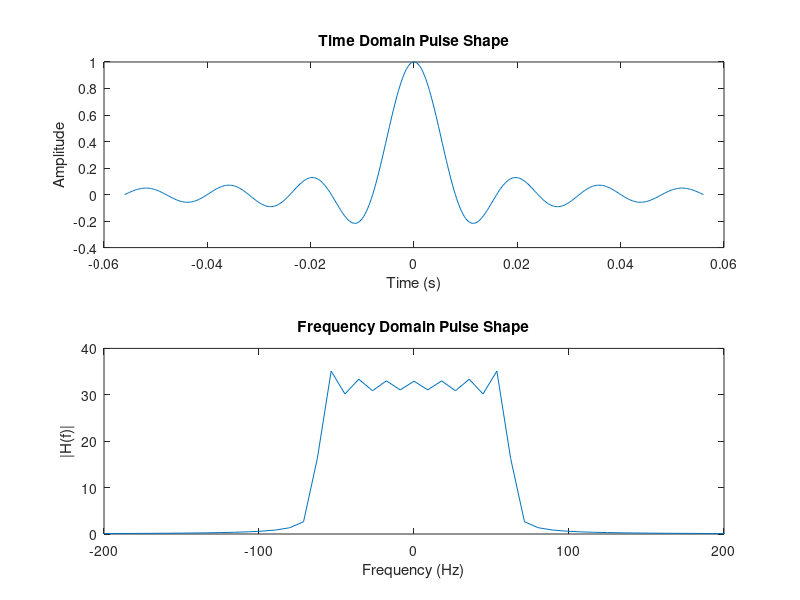
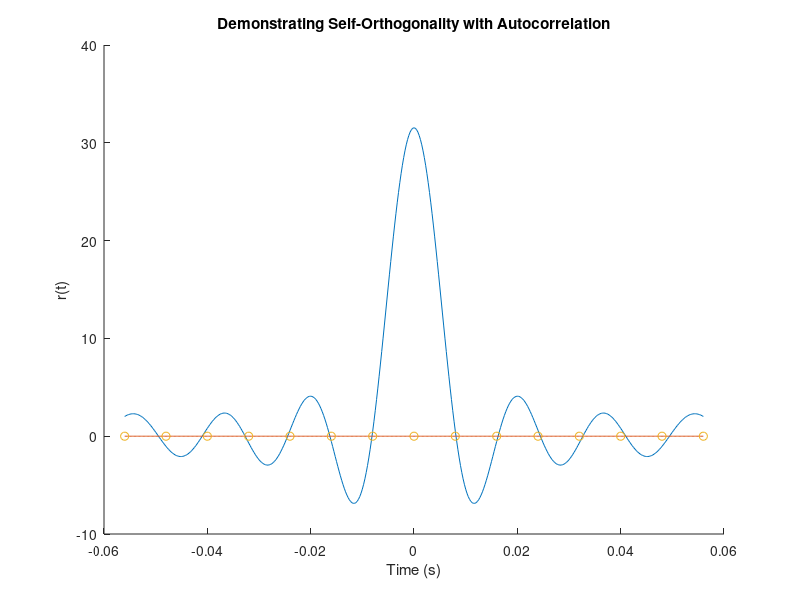
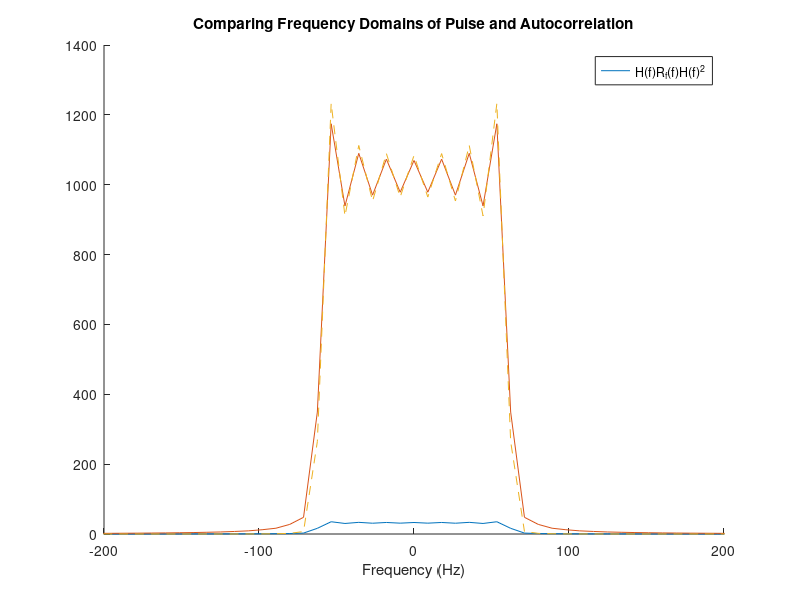
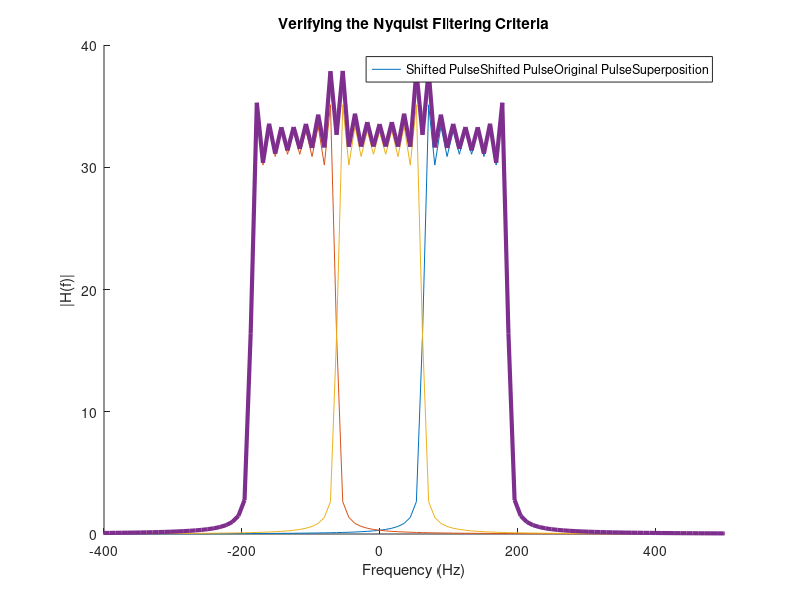

Write MATLAB code to recreate these figures, in order. (Note: this script raises an error after producing the figures.)
%% Digital Communications Case Study
% This script includes code and instructions for the digital communications
% case study for ESE 351

% Created by Ethan Cuka for the McKelvey School of Engineering at
% Washington University in St. Louis
% Last updated: 7/8/2020

close all; %Terminate existing figure dialogs

%% Section 1: Pulse Design
% In this section you will construct a pulse shape for sending messages via
% a Pulse Amplitude Modulation system. You can do this in a number of
% ways:
%  - Construct your pulse in the time domain and determine its fourier
%    transform using fft()
%  - Construct your pulse's fourier transform and determine its time domain
%    representation using ifft()
%  - Construct both representations seperately.
% Some starter code has been written for any approach, but feel free to
% erase or rewrite it as necessary.

%% Time Domain Design
% By default, sample rate is set to 1 kHz and symbol rate is set to 1/8
% kHz. This means that every 8/1000 seconds, the transmitter will send
% another pulse. It does not necessarily mean the previous pulse will have
% finished yet: your pulse will probably be longer than the symbol period.

% For best results, ensure that symbol period is an integer multiple of
% sample period.

Tsamp = 1/4000;            % Sample period - the time between each sample.
Tsymb = 8/1000;            % Symbol period - the time between each symbol
symbolLength = Tsymb/Tsamp;% The duration, in samples, of each symbol

truncate = 7;              % Your pulse will probably be longer than a 
                           % single symbol period. This determines how many
                           % symbols into the past and future to cut it 
                           % off.
                           
t = (-truncate*Tsymb:Tsamp:truncate*Tsymb); %Generate time vector


% For simplicity, we will use a truncated sinc function as our pulse shape.
% An Rcos pulse would work better, but most students will likely use a sinc
% function.
time_pulse = sinc(t/Tsymb); %Your function here.

%% Frequency Domain Design
% You may find the fft() and fftshift() functions useful.
fsamp = 1/Tsamp;    %Frequency resolution
fsymb = 1/Tsymb;    %Frequency range of symbol

% This chunk generates a frequency range that you may find useful.
L = length(t);          % Define signal length
f = fsamp*(0:(L/2))/L;  % Define Frequency range
f =[-flip(f), f];       % Construct 2-sided frequency axis
f(length(f)/2) = [];    % Remove duplicate 0


frequency_pulse = abs(fftshift(fft(time_pulse))); %Your function here

%% Section 2: Analysis

%%% Pulse Shaping Design Notes
% Plot your pulse shape in both the time domain and frequency domain.
% Recall that two of the goals of pulse shaping are to construct a pulse
% which:
% - Occupies a narrow range in the frequency domain
% - Occupies a short duration in the time domain
% How well did your pulse shape accomplish both goals? What challenges and
% trade-offs did you experience?

figure;
hold on;
subplot(2,1,1)
plot(t,time_pulse)
title("Time Domain Pulse Shape")
xlabel("Time (s)")
ylabel("Amplitude")
subplot(2,1,2)
plot(f,frequency_pulse)
xlim([-200 200])
title("Frequency Domain Pulse Shape")
xlabel("Frequency (Hz)")
ylabel("|H(f)|")
hold off;

% The chosen pulse shape looks pretty good! While it is somewhat lengthy in
% the time domain, and there is some rolloff in the frequency domain, it
% occupies a fairly reasonable bandwidth, and we truncate it to keep it
% from becoming too lengthy. We can reduce the rolloff and increase
% resolution in the frequency domain by increasing the truncate length.
% This reveals one of our core trade-offs: a pulse that is short in the
% time domain will be wider in the frequency domain.

%%% Autocorrelation and Orthogonality
% Compute and plot the autocorrelation function of your pulse shape in the
% time domain. At which points, if any, is it zero? What does that tell you
% about the orthogonality of your pulse with a time-delayed version of
% itself? Record your observations in your writeup.

autocorrelation = conv(time_pulse, time_pulse, 'same');
figure;
hold on;
plot(t,autocorrelation)
plot(t,zeros(size(t)))
markers = t(1:symbolLength:end);
plot(markers, zeros(size(markers)), 'o')
title("Demonstrating Self-Orthogonality with Autocorrelation")
xlabel("Time (s)")
ylabel("r(t)")
hold off;

% Examining the plot, we can see that the autocorrelation function is zero
% at integer multiples of Tsymb. This suggests that the function is
% orthogonal to version of itself delayed or advanced by a symbol period.
% Therefore, we can use this pulse shape and our receiver will be able to
% seperate out each symbol from the one before and after it.

%%% Fourier Transform of the Autocorrelation
% Remember that convolution in the time domain is equivalent to
% multiplication in the frequency domain. Determine the fourier transform
% of the autocorrelation function and compare it to the fourier transform
% of your pulse shape. Plot them below and record your observations in your
% writeup.

autocorrelation_fft = abs(fftshift(fft(autocorrelation)));
figure;
hold on;
plot(f,frequency_pulse)
plot(f,autocorrelation_fft)
plot(f,frequency_pulse.^2, '--')
title("Comparing Frequency Domains of Pulse and Autocorrelation")
xlim([-200 200])
xlabel("Frequency (Hz)")
legend(["H(f)", "R_f(f)", "H(f)^2"])
hold off;

% From this plot, we can see that the autocorrelation plot's frequency
% domain representation is approximately equal to the square of the pulse
% shape's frequency domain representation. This is because the
% autocorrelation function is essentially the pulse convoluted with itself,
% and convolution in the time domain is equivalent to multiplication in the
% frequency domain.


%%% The Nyquist Filtering Criteria
% Consider the fourier transform of your pulse shape. Plot the fourier
% transform alongside several copies of it shifted by integer multiples of
% fsymb. Take the superposition of all these plots and comment on the
% results. What does that tell you about the presence of inter-symbol
% interference in your pulse shape? Record your observations in your
% writeup.
shift = round(L*fsymb/fsamp);
fft_advance = [zeros(1,shift) frequency_pulse(1:end-shift)]; 
fft_delay = [frequency_pulse(shift+1:end) zeros(1,shift)] ;
figure;
hold on;
plot(f,fft_advance)
plot(f,fft_delay)
plot(f,frequency_pulse)
plot(f,fft_advance+fft_delay+frequency_pulse, 'LineWidth',3)
legend(["Shifted Pulse", "Shifted Pulse", "Original Pulse", "Superposition"])
title("Verifying the Nyquist Filtering Criteria")
xlim([-400 500])
xlabel("Frequency (Hz)")
ylabel("|H(f)|")
hold off;

% From this plot, we can see that our pulse approximately satisfies the
% Nyquist Filtering Criteria. While the jaggedness of our pulse-shape
% causes some issues, we might presume that in continuous time our pulse
% would more closely approximate the desired constant value.

%% Section 3: Sending Messages
% Use the encode() function to convert a message of your choice into a
% digital signal using a binary Pulse Amplitude Modulation scheme. Plot the
% resulting signal. Use the decode() function to convert the resulting
% signal back into a message. Was your message sent correctly? Change the
% amount of noise in the transmitter. How does increasing or decreasing the
% noise affect transmission? Record your observations in your writeup.

message = "The quick brown fox jumped over the lazy dog";
noise = 1;             % Change this to modify the amount of noise
enablePlotting = true; % Turn this on to see some of the intermittent 
                        % steps of the encoding and decoding process

r = encode(message, time_pulse, Tsamp, Tsymb, enablePlotting);          % Encode message
r = r + normrnd(0,noise,size(r)) ;                                      % Add noise
received_message = decode(r, time_pulse, Tsamp, Tsymb, enablePlotting); % Decode message

disp(received_message)

% Our message is sent without error! However, when we start to introduce
% noise, the accuracy of our message falls drastically - characters start
% to get entirely replaced.

% We can compensate for this by increasing the amplitude of our pulse. 
%% Section 4: Optional Extension

%%% Optional Extension: Transmission and Reception
% Send your pulse shape, encoded message, sample rate, and symbol rate to
% another student in the class and ask them to decode your message. Have
% them do the same to you. Did their pulse shape successfully transmit the
% message to you? Does the pulse shape have the desired characteristics?
% (Short duration, narrow frequency representation, orthogonal to
% time-delayed versions of itself?) Record your observations in your writeup.

%%% Optional Extension: Match Filters
% Examine the encode and decode functions included in the case study. Come
% up with an explanation for how each of them works in your own words.
% Record your observations in your writeup.

%%% Optional Extension: Carrier Waves
% Use element-wise multiplication to multiply your pulse shape by a
% high-frequency cosine wave. Examine the fourier transform of the
% resulting waveform. How has it changed? Multiply it a second time with
% the same cosine wave and examine the resulting fourier transform. How
% this might this effect be used to ensure that different signals
% transmitted at the same time do not interfere with one another? Record
% your observations in your writeup.

%Generate carrier wave
carrier_frequency = 400;
carrier = cos(carrier_frequency*2*pi*t);
%Multiple with pulse
carrier_pulse = time_pulse.*carrier;
%Generate FFT
carrier_fft = abs(fftshift(fft(carrier_pulse)));

figure;
hold on;
subplot(2,1,1)
plot(t,carrier_pulse)
title("Carrier-Encoded Pulse Time Domain")
xlabel("Time (s)")
ylabel("Amplitude")
subplot(2,1,2)
plot(f,carrier_fft)
title("Carrier-Encoded Pulse Frequency Domain")
xlabel("Frequency (Hz)")
ylabel("|H(f)|")
hold off;

% Examining the carrier-encoded pulse, we see that rather than one central
% rectangular pulse centered at f=0, we get two smaller rectangular pulses,
% each centered at +/-f_carrier. This is because element-wise
% multiplication in the time domain is equal to convolution in the
% frequency domain; we have essentially convolved our rectangular pulse
% with the fourier transform of our carrier wave, i.e. two impulses at
% +/-f_carrier.

% We can use this method to transmit several signals with the same pulse
% shape but different carrier frequencies, as they will occupy different
% frequency bands.


% Multiply a second time
pulse_back = carrier_pulse.*carrier;
pulse_back_fft = abs(fftshift(fft(pulse_back)));

figure;
hold on;
subplot(2,1,1)
hold on;
plot(t,time_pulse)
plot(t,pulse_back)
hold off;
title("Time Domain Pulse Shapes")
legend(["Original Pulse", "Pulse after Carrier Modulation"])
xlabel("Time (s)")
ylabel("Amplitude")
subplot(2,1,2)
hold on;
plot(f,frequency_pulse)
plot(f,pulse_back_fft)
hold off;
title("Frequency Domain Pulse Shapes")
legend(["Original Pulse", "Pulse after Carrier Modulation"])
xlabel("Frequency (Hz)")
ylabel("|H(f)|")
hold off;

% Multiplying it through a second time, we have essentially recovered a
% superposition of our waveform and the carrier wave. A low pass filter
% could easily recover just the original pulse shape.